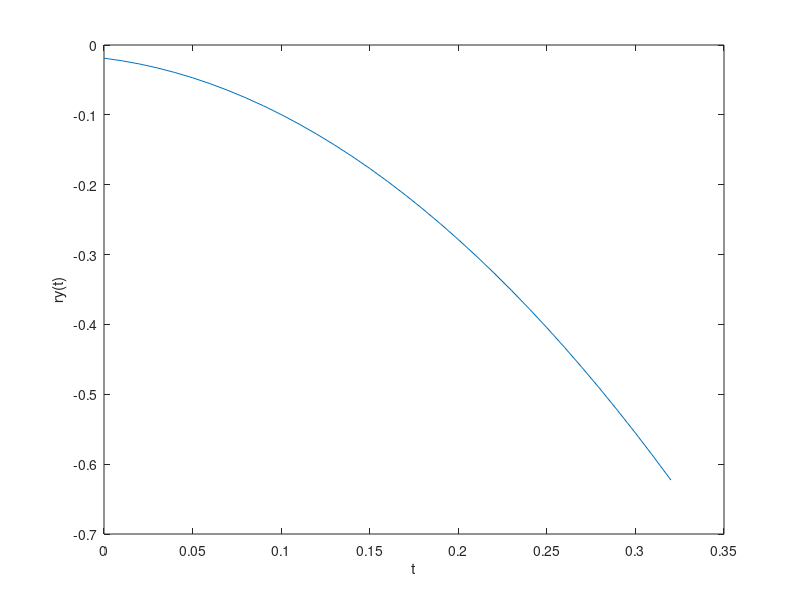

Write the MATLAB code that produced this figure.
%% Uppgift A
clc
clear ALL

g = -9.82;

%Mackans längd och höjd/tjocklek
L = 0.11;
h = 0.02;

%Bordets höjd
Bh = 0.70;

%Distansen i y-axeln som mackan behöver ha åkt innan man kan bestämma hur
%den landar
rh=-Bh+L/2;

%Antaganden för theta och theta' värde i t=tau
theta_tau = pi/4;
theta_prim_tau = pi;

%Antaganden för zeta och zeta' värde i t=tau
zeta_tau = L/3;
zeta_prim_tau = 0.3;

%Konstanter som ska bestämmas utifrån y''(t)=g
C = -h/2*theta_prim_tau*sin(theta_tau)-zeta_prim_tau*sin(theta_tau)-zeta_tau*theta_prim_tau*cos(theta_tau);
D = h/2*cos(theta_tau)-zeta_tau*sin(theta_tau);

%Nedan fungerar ej, då man inte kan modellera fas 1 på det sättet, så man
%får ansätta att t=0 istället för att t=tau.
%C = -h/2*theta_prim_tau*sin(theta_tau)-zeta_prim_tau*sin(theta_tau)-zeta_tau*theta_prim_tau*cos(theta_tau)-g*tau;
%D = h/2*cos(theta_tau)-zeta_tau*sin(theta_tau)-C*tau-1/2*g*tau^2;

t=-(C+sqrt(C^2-2*g*(D-rh)))/g
tot_rotation = theta_prim_tau*t + theta_tau;
vinkel = mod(tot_rotation,2*pi)

T=0:0.01:t;
ry=@(t)1/2*g*t.^2+C.*t+D;

plot(T,ry(T))
xlabel('t')
ylabel('ry(t)')

-Bh+h/2

if(vinkel < pi/2)
    disp("Mackan landade med marmeladen uppåt :)");
end
if(vinkel > pi/2)
    disp("Mackan landade med marmeladen nedåt :(")
end
